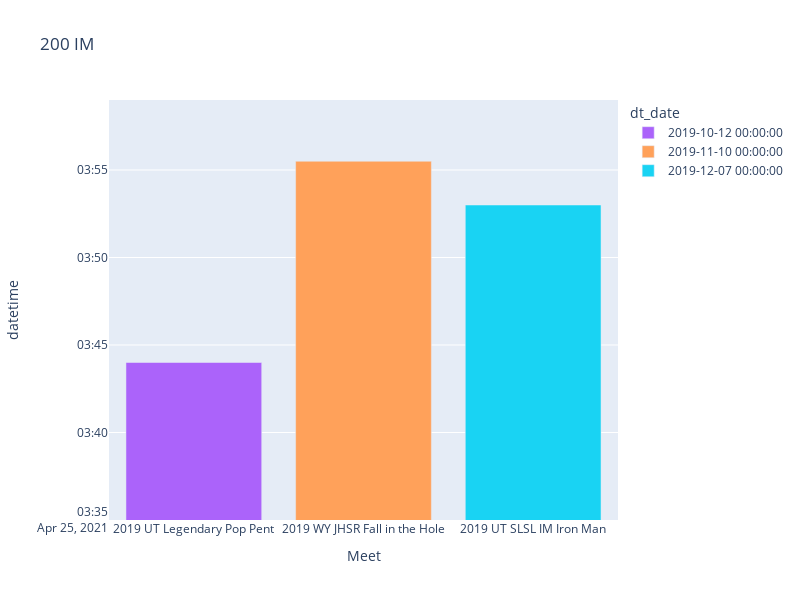

Notebook source saved alongside this figure:
### Code cell
fig = px.bar(IM_200, x='Meet', y="datetime",color="dt_date",title="200 IM")
fig.update_layout(yaxis_range=['2021-04-25 3:35:00' , '2021-04-25 3:59:00'], width=800, height=600)
#fig.update_yaxes(
    #dtick="m1",
    #tickformat="%b\n%Y")
fig.show()

### Figure 1 — Plotly figure (JSON) as saved in the notebook; plotly's stock layout.template omitted (floating-point values rounded to 4 significant figures)
{"data": [{"alignmentgroup": "True", "hovertemplate": "dt_date=2019-10-12 00:00:00<br>Meet=%{x}<br>datetime=%{y}<extra></extra>", "legendgroup": "2019-10-12 00:00:00", "marker": {"color": "#ab63fa"}, "name": "2019-10-12 00:00:00", "offsetgroup": "2019-10-12 00:00:00", "orientation": "v", "showlegend": true, "textposition": "auto", "type": "bar", "x": ["2019 UT Legendary Pop Pent"], "xaxis": "x", "y": ["2021-04-25T03:44:00"], "yaxis": "y"}, {"alignmentgroup": "True", "hovertemplate": "dt_date=2019-11-10 00:00:00<br>Meet=%{x}<br>datetime=%{y}<extra></extra>", "legendgroup": "2019-11-10 00:00:00", "marker": {"color": "#FFA15A"}, "name": "2019-11-10 00:00:00", "offsetgroup": "2019-11-10 00:00:00", "orientation": "v", "showlegend": true, "textposition": "auto", "type": "bar", "x": ["2019 WY JHSR Fall in the Hole"], "xaxis": "x", "y": ["2021-04-25T03:55:30"], "yaxis": "y"}, {"alignmentgroup": "True", "hovertemplate": "dt_date=2019-12-07 00:00:00<br>Meet=%{x}<br>datetime=%{y}<extra></extra>", "legendgroup": "2019-12-07 00:00:00", "marker": {"color": "#19d3f3"}, "name": "2019-12-07 00:00:00", "offsetgroup": "2019-12-07 00:00:00", "orientation": "v", "showlegend": true, "textposition": "auto", "type": "bar", "x": ["2019 UT SLSL IM Iron Man"], "xaxis": "x", "y": ["2021-04-25T03:53:00"], "yaxis": "y"}], "layout": {"barmode": "relative", "height": 600, "legend": {"title": {"text": "dt_date"}, "tracegroupgap": 0}, "title": {"text": "200 IM"}, "width": 800, "xaxis": {"anchor": "y", "domain": [0, 1], "title": {"text": "Meet"}}, "yaxis": {"anchor": "x", "domain": [0, 1], "range": ["2021-04-25 3:35:00", "2021-04-25 3:59:00"], "title": {"text": "datetime"}}}}
